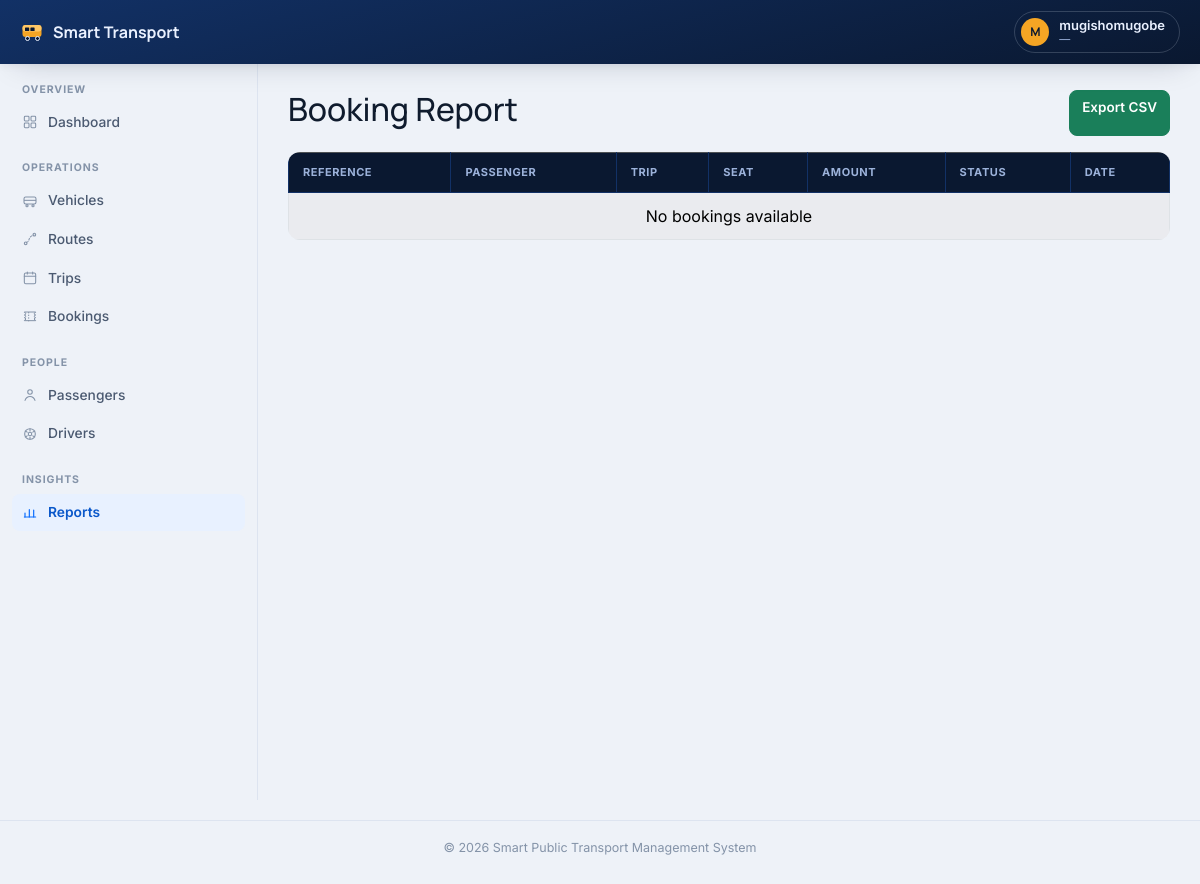
The app's page /reports/bookings/ (signed in), older data.
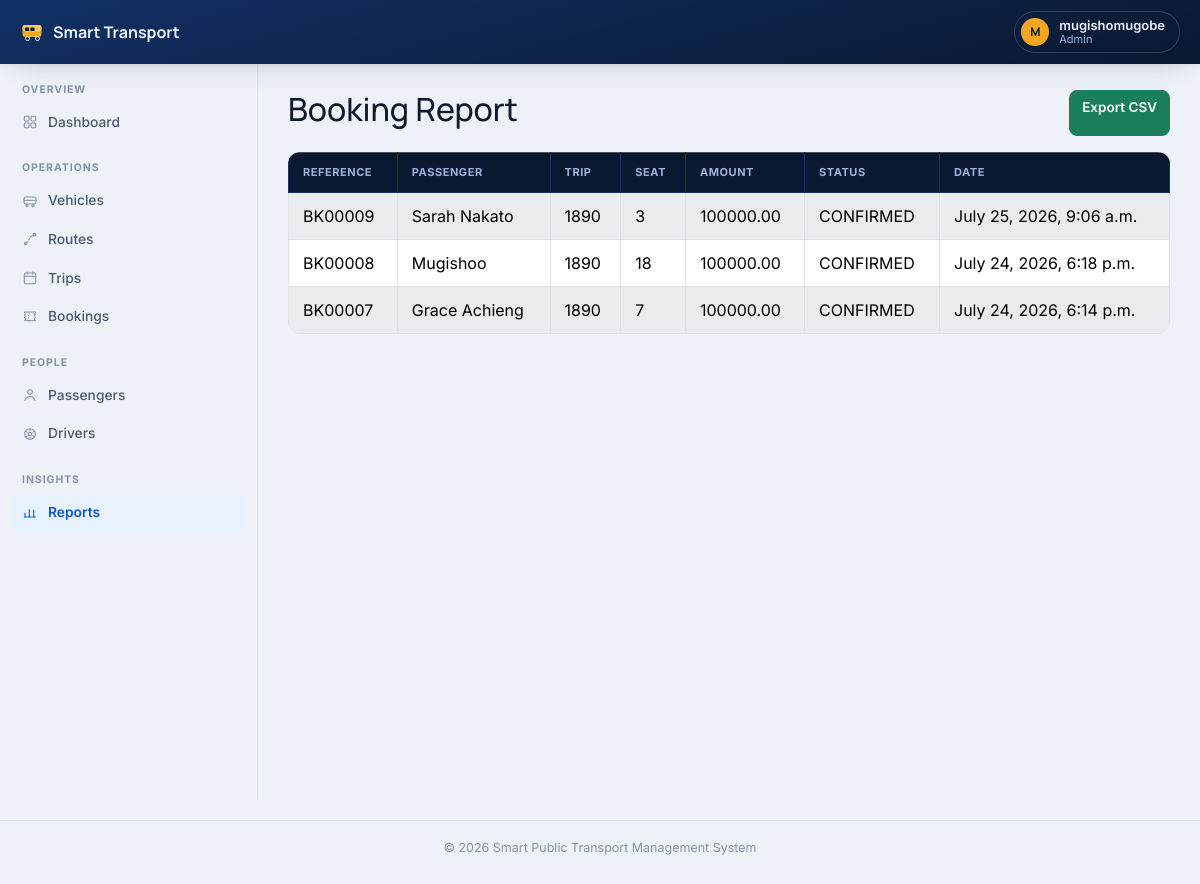
The same page, newer data.
### accounts/models.py (models this page shows, shortened)
class Profile(models.Model):
    ROLE_CHOICES = [
        ('ADMIN', 'Administrator'),
        ('STAFF', 'Staff'),
        ('PASSENGER', 'Passenger'),
    ]
    user = models.OneToOneField(
        User,
        on_delete=models.CASCADE
    )
    phone = models.CharField(
        max_length=20,
        blank=True
    )
    address = models.TextField(
        blank=True
    )
    profile_picture = models.ImageField(
        upload_to='profiles/',
        blank=True,
        null=True
    )
    role = models.CharField(
        max_length=20,
        choices=ROLE_CHOICES,
        default='PASSENGER'
    )
    created_at = models.DateTimeField(
        auto_now_add=True
    )

### bookings/models.py (models this page shows, shortened)
class Booking(models.Model):
    STATUS_CHOICES = [
        ("CONFIRMED", "Confirmed"),
        ("CANCELLED", "Cancelled"),
    ]
    booking_reference = models.CharField(
        max_length=20,
        unique=True,
        editable=False
    )
    passenger = models.ForeignKey(
        Passenger,
        on_delete=models.CASCADE,
        related_name="bookings"
    )
    trip = models.ForeignKey(
        Trip,
        on_delete=models.CASCADE,
        related_name="bookings"
    )
    seat_number = models.PositiveIntegerField()
    amount = models.DecimalField(
        max_digits=10,
        decimal_places=2
    )
    booking_date = models.DateTimeField(
        auto_now_add=True
    )
    payment_status = models.BooleanField(
        default=True
    )
    status = models.CharField(
        max_length=20,
        choices=STATUS_CHOICES,
        default="CONFIRMED"
    )
    qr_code = models.ImageField(
        upload_to="qrcodes/",
        blank=True,
        null=True
    )
    class Meta:
        ordering = [
            "-booking_date"
        ]

### passengers/models.py (models this page shows, shortened)
class Passenger(models.Model):
    full_name = models.CharField(max_length=200)
    email = models.EmailField(unique=True)
    phone = models.CharField(max_length=20)
    address = models.TextField(blank=True)
    national_id = models.CharField(max_length=100, unique=True)
    created_at = models.DateTimeField(auto_now_add=True)
    class Meta:
        ordering = ['full_name']
        verbose_name = "Passenger"
        verbose_name_plural = "Passengers"

### trips/models.py (models this page shows, shortened)
class Trip(models.Model):
    STATUS_CHOICES = [
        ("SCHEDULED", "Scheduled"),
        ("IN_PROGRESS", "In Progress"),
        ("COMPLETED", "Completed"),
        ("CANCELLED", "Cancelled"),
    ]
    trip_number = models.CharField(
        max_length=30,
        unique=True
    )
    vehicle = models.ForeignKey(
        Vehicle,
        on_delete=models.CASCADE
    )
    driver = models.ForeignKey(
        Driver,
        on_delete=models.CASCADE
    )
    route = models.ForeignKey(
        Route,
        on_delete=models.CASCADE
    )
    departure_time = models.DateTimeField()
    arrival_time = models.DateTimeField()
    available_seats = models.PositiveIntegerField()
    status = models.CharField(
        max_length=20,
        choices=STATUS_CHOICES,
        default="SCHEDULED"
    )
    notes = models.TextField(
        blank=True
    )
    created_at = models.DateTimeField(
        auto_now_add=True
    )

### reports/views.py (the view)
@role_required("STAFF", "ADMIN")
def booking_report(request):
    bookings = Booking.objects.select_related(
        "passenger",
        "trip"
    ).all()
    return render(
        request,
        "reports/booking_report.html",
        {
            "bookings": bookings
        }
    )

### templates/reports/booking_report.html
{% extends "base.html" %}
{% block content %}
<div class="d-flex justify-content-between mb-3">
<h2>
Booking Report
</h2>
<a href="{% url 'reports:export_bookings' %}"
class="btn btn-success">
Export CSV
</a>
</div>
<div class="table-responsive">
<table class="table table-bordered table-striped">
<thead class="table-dark">
<tr>
<th>
Reference
</th>
<th>
Passenger
</th>
<th>
Trip
</th>
<th>
Seat
</th>
<th>
Amount
</th>
<th>
Status
</th>
<th>
Date
</th>
</tr>
</thead>
<tbody>
{% for booking in bookings %}
<tr>
<td>
{{ booking.booking_reference }}
</td>
<td>
{{ booking.passenger.full_name }}
</td>
<td>
{{ booking.trip.trip_number }}
</td>
<td>
{{ booking.seat_number }}
</td>
<td>
{{ booking.amount }}
</td>
<td>
{{ booking.status }}
</td>
<td>
{{ booking.booking_date }}
</td>
</tr>
{% empty %}
<tr>
<td colspan="7" class="text-center">
No bookings available
</td>
</tr>
{% endfor %}
</tbody>
</table>
</div>
{% endblock %}

### templates/includes/navbar.html (shortened to what this page needs)
<header class="app-topbar">
    <a class="app-brand" href="/">
        Smart Transport
    </a>
    {% if user.is_authenticated %}
    <div class="dropdown">
        <button class="topbar-user" type="button" data-bs-toggle="dropdown" aria-expanded="false">
            <span class="avatar">{{ user.username|slice:":1"|upper }}</span>
            <span class="who">
                <span class="name d-block">{{ user.get_full_name|default:user.username }}</span>
                <span class="role d-block">{{ user.profile.role|default:"—"|lower }}</span>
            </span>
        </button>
    </div>
    {% endif %}
</header>

Row changes from the older to the newer data that the page shows:
added Booking: booking_reference "BK00009", passenger.full_name "Sarah Nakato", trip.trip_number "1890", seat_number "3", amount "100000.00", status "CONFIRMED", booking_date "July 25, 2026, 9:06 a.m."
added Booking: booking_reference "BK00008", passenger.full_name "Mugishoo", trip.trip_number "1890", seat_number "18", amount "100000.00", status "CONFIRMED", booking_date "July 24, 2026, 6:18 p.m."
added Booking: booking_reference "BK00007", passenger.full_name "Grace Achieng", trip.trip_number "1890", seat_number "7", amount "100000.00", status "CONFIRMED", booking_date "July 24, 2026, 6:14 p.m."
Text that changed along with them:
{{ user.profile.role|default:"—"|lower }}: "—" → "Admin"
text no longer shown: "No bookings available"
